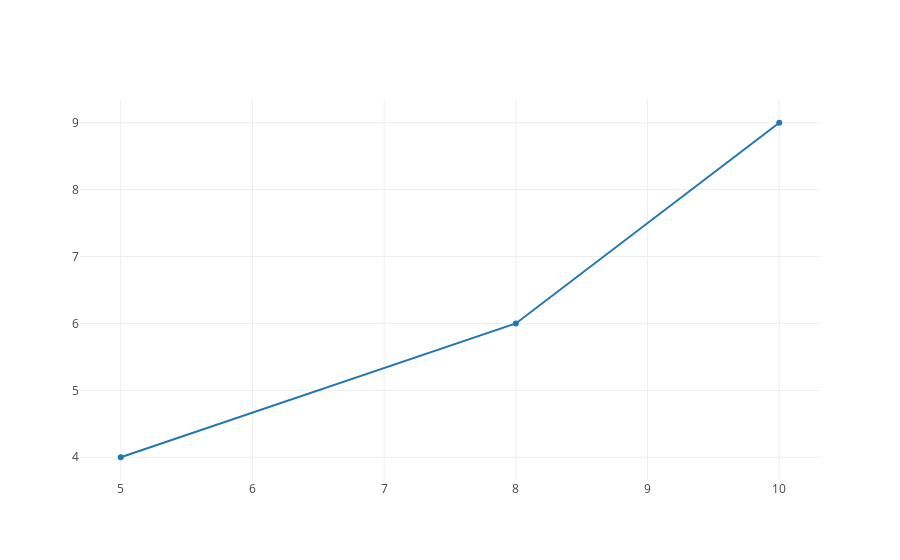

The notebook cell saved with this chart:
### Markdown cell above
**Use the iplot function in order to plot the line inline**

The same plot we generated earlier, but within our notebook. Notice that this is an interactive plot which supplies several options including:
* Download the plot as a png file
* Editing the plot in Plotly's own editing tool - Chart Studio
* Zooming in and out
* Selecting a section of the plot using a box select or lasso select tool

### Code cell
offline.iplot([{'x': [5, 8, 10], 
               'y': [4, 6, 9]}])

### Figure 1 — Plotly figure (JSON) as saved in the notebook; plotly's stock layout.template omitted (floating-point values rounded to 4 significant figures)
{"data": [{"type": "scatter", "uid": "fc3c0876-94ba-11e8-b229-6030d4660e22", "x": [5, 8, 10], "y": [4, 6, 9]}], "layout": {}}
